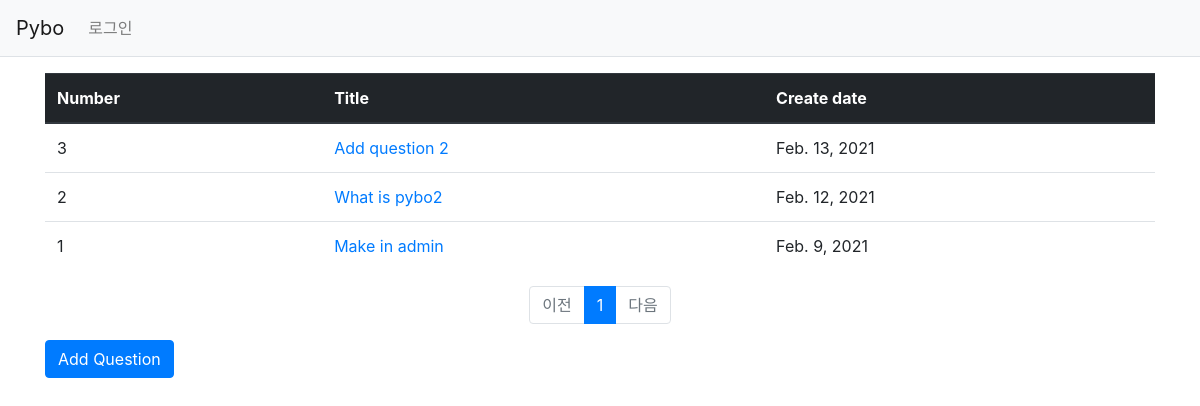
The app's page /, older data.
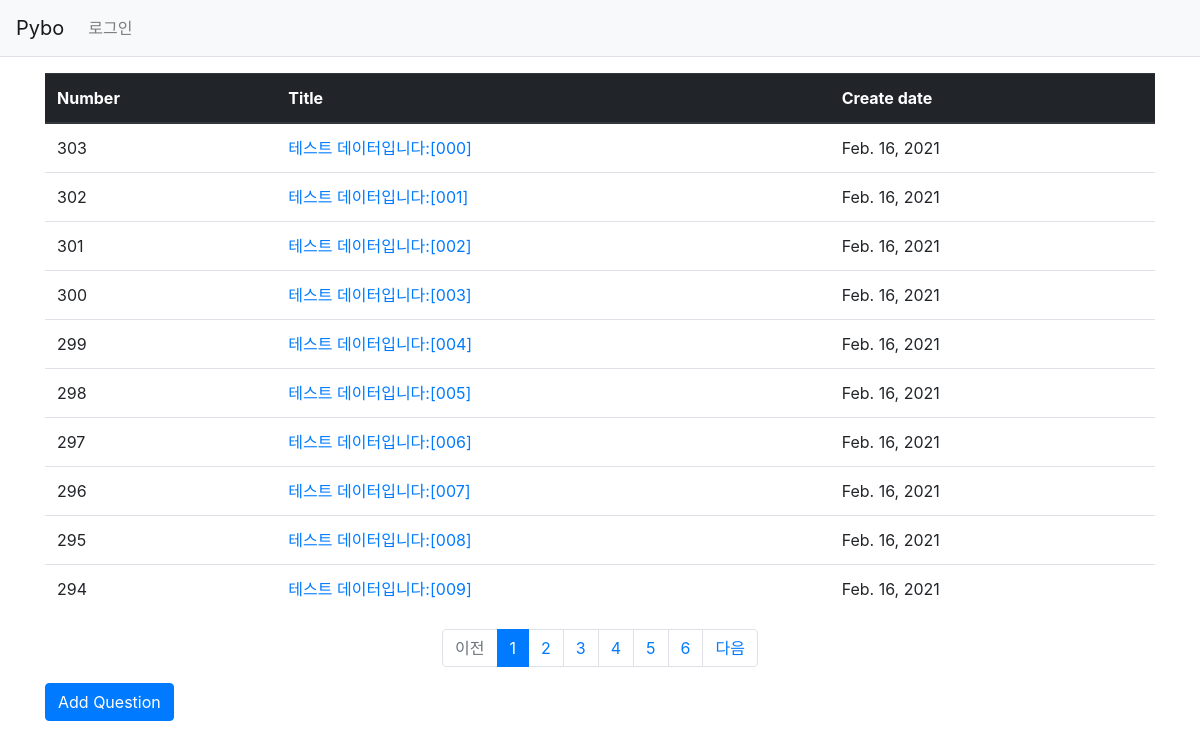
The same page, newer data.
### pybo/models.py (models this page shows, shortened)
class Question(models.Model):
  subject = models.CharField(max_length=200)
  content = models.TextField()
  create_date = models.DateField()

### pybo/views.py (the view)
# urls.py: path('', views.index, name='index'), # / 페이지에 해당하는 urlpatterns
def index(request):
  page = request.GET.get('page', '1')
  question_list = Question.objects.order_by('-create_date')
  paginator = Paginator(question_list, 10)
  page_obj = paginator.get_page(page)
  context = {'question_list': page_obj}
  return render(request, 'pybo/question_list.html', context)

### pybo/templatetags/pybo_filter.py (called while the page is built)
@register.filter
def sub(value, arg):
  return value - arg

### templates/pybo/question_list.html (shortened to what this page needs)
{% extends 'base.html' %}
{% load pybo_filter %}
{% block content %}
<div class="container my-3">
  <table class="table">
    <thead>
      <tr class="thead-dark">
        <th>Number</th>
        <th>Title</th>
        <th>Create date</th>
      </tr>
    </thead>
    <tbody>
      {% if question_list %}
      {% for question in question_list %}
      <tr>
        <td>{{ question_list.paginator.count|sub:question_list.start_index|sub:forloop.counter0|add:1 }}</td>
        <td>
          <a href="{% url 'pybo:detail' question.id %}">
            {{ question.subject }}
          </a>
        </td>
        <td>
          {{ question.create_date }}
        </td>
      </tr>
      {% endfor %}
      {% else %}
      <tr>
        <td colspan="3">No question</td>
      </tr>
      {% endif %}
    </tbody>
  </table>
  <ul class="pagination justify-content-center">
    {% if question_list.has_previous %}
      <li class="page-item">
        <a class="page-link" href="?page={{ question_list.previous_page_number }}">이전</a>
      </li>
    {% else %}
      <li class="page-item disabled">
        <a class="page-link" tabindex="-1" aria-disabled="true" href="#">이전</a>
      </li>
    {% endif %}
    {% for page_number in question_list.paginator.page_range %}
      {% if page_number >= question_list.number|add:-5 and page_number <= question_list.number|add:5 %}
        {% if page_number == question_list.number %}
          <li class="page-item active" aria-current="page">
            <a class="page-link" href="?page={{ page_number }}">{{ page_number }}</a>
          </li>
        {% else %}
          <li class="page-item">
            <a class="page-link" href="?page={{ page_number }}">{{ page_number }}</a>
          </li>
        {% endif %}
      {% endif %}
    {% endfor %}
    {% if question_list.has_next %}
      <li class="page-item">
        <a class="page-link" href="?page={{ question_list.next_page_number }}">다음</a>
      </li>
    {% else %}
      <li class="page-item disabled">
        <a class="page-link" tabindex="-1" aria-disabled="true" href="#">다음</a>
      </li>
    {% endif %}
  </ul>
  <a href="{% url 'pybo:question_create' %}" class="btn btn-primary">
  Add Question
  </a>
</div>
{% endblock %}

Row changes from the older to the newer data that the page shows:
no longer on this page (row unchanged): Question: paginator.count|sub "3", subject "Add question 2", create_date "Feb. 13, 2021"
no longer on this page (row unchanged): Question: paginator.count|sub "2", subject "What is pybo2", create_date "Feb. 12, 2021"
no longer on this page (row unchanged): Question: paginator.count|sub "1", subject "Make in admin", create_date "Feb. 9, 2021"
added Question: paginator.count|sub "303", subject "테스트 데이터입니다:[000]", create_date "Feb. 16, 2021"
added Question: paginator.count|sub "302", subject "테스트 데이터입니다:[001]", create_date "Feb. 16, 2021"
added Question: paginator.count|sub "301", subject "테스트 데이터입니다:[002]", create_date "Feb. 16, 2021"
added Question: paginator.count|sub "300", subject "테스트 데이터입니다:[003]", create_date "Feb. 16, 2021"
added Question: paginator.count|sub "299", subject "테스트 데이터입니다:[004]", create_date "Feb. 16, 2021"
added Question: paginator.count|sub "298", subject "테스트 데이터입니다:[005]", create_date "Feb. 16, 2021"
added Question: paginator.count|sub "297", subject "테스트 데이터입니다:[006]", create_date "Feb. 16, 2021"
added Question: paginator.count|sub "296", subject "테스트 데이터입니다:[007]", create_date "Feb. 16, 2021"
added Question: paginator.count|sub "295", subject "테스트 데이터입니다:[008]", create_date "Feb. 16, 2021"
added Question: paginator.count|sub "294", subject "테스트 데이터입니다:[009]", create_date "Feb. 16, 2021"
Text that changed along with them:
new list line: "2"
new list line: "3"
new list line: "4"
new list line: "5"
new list line: "6"
